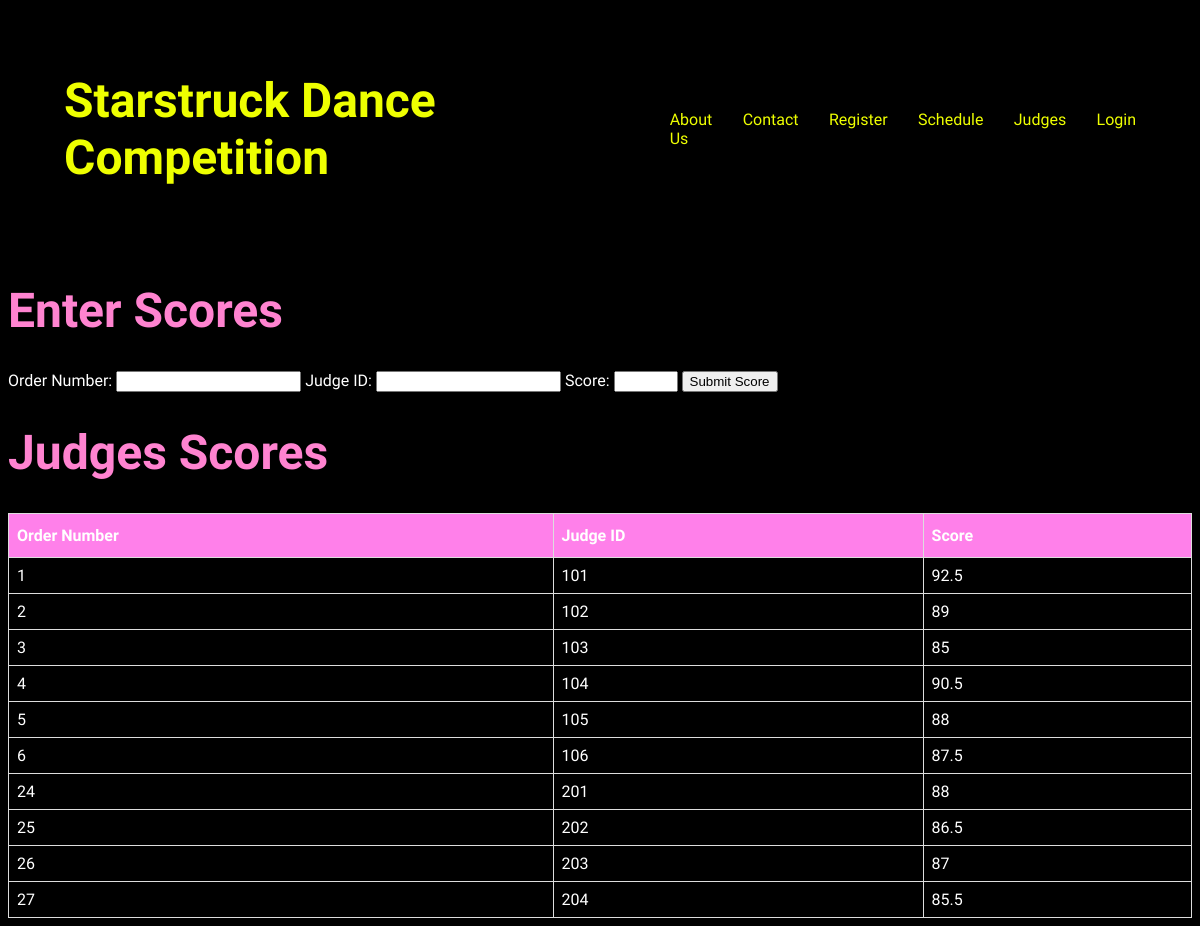
Screenshot of /judges with the database file from the repository.
### tables this page shows
CREATE TABLE Judges_Score (
    order_num INT,
    judge_id INT,
    score DECIMAL(5, 2),
    PRIMARY KEY (order_num, judge_id),
    FOREIGN KEY (order_num) REFERENCES Piece(order_num)
);

### starstruck.py (the view)
@app.route('/judges')
def judges():
    db = get_db()
    cursor = db.cursor()
    cursor.execute("SELECT * FROM Judges_Score")
    judges = cursor.fetchall()  # Fetches all rows from the Judges_Score table
    return render_template('judges.html', judges=judges)

### starstruck.py (called while the page is built)
def get_db():
    db = getattr(g, '_database', None)
    if db is None:
        db = g._database = sqlite3.connect(DATABASE)
    return db

@app.teardown_appcontext
def close_connection(exception):
    db = getattr(g, '_database', None)
    if db is not None:
        db.close()

### templates/judges.html (shortened to what this page needs)
<!DOCTYPE html>
<html lang="en">
  <head>
    <link rel="stylesheet" href="{{ url_for('static', filename='css/styles.css') }}">
    <link
      rel="stylesheet"
      href="https://cdnjs.cloudflare.com/ajax/libs/animate.css/4.1.1/animate.min.css"
    />
  </head>
    <nav>
        <h1>
            <a href="/">Starstruck Dance Competition</a>
        </h1>
        <ul class="navigation bar">
            <a href="about" class="nav-link">About Us</a>
            <a href="contact" class="nav-link">Contact</a>
            <a href="register_studio" class="nav-link">Register</a>
            <a href="schedule" class="nav-link">Schedule</a>
            <a href="judges" class="nav-link">Judges</a>
            <a href="login" class="nav-link">Login</a>
        </ul>
    </nav>
 <body style = "background-color: rgb(0, 0, 0);">
  <h1 style="color:rgb(255, 131, 208);">Enter Scores</h1>
    <form action="{{ url_for('add_scores') }}" method="post" style="color:rgb(255, 255, 255);">
      <label for="order_num">Order Number:</label>
        <input type="number" id="order_num" name="order_num" required>
        <label for="judge_id">Judge ID:</label>
        <input type="number" id="judge_id" name="judge_id" required>
        <label for="score">Score:</label>
        <input type="number" id="score" name="score" min="0" max="100" required>
        <input type="submit" value="Submit Score" class="btn">
    </form>
    <h1 style="color:rgb(255, 131, 208);">Judges Scores</h1>
    <table>
        <thead>
            <tr>
                <th>Order Number</th>
                <th>Judge ID</th>
                <th>Score</th>
            </tr>
        </thead>
        <tbody>
            {% for judge in judges %}
            <tr>
                <td>{{ judge[0] }}</td>
                <td>{{ judge[1] }}</td>
                <td>{{ judge[2] }}</td>
            </tr>
            {% endfor %}
        </tbody>
    </table>
</body>
</html>

### static/css/styles.css (style rules this page uses)
:root { --font-family: "Julius Sans One", regular; --normal-font: 400; --bold-font: 700; --bolder-font: 900; --bg-color: #000000; --primary-color: #eeff00; --secondary-color: #ffffff; --primary-shadow: #6a70b0; --secondary-shadow: #a1bde5; --bottom-margin: 0.5rem; --bottom-margin-2: 1rem; --line-height: 1.7rem; --transition: 0.3s; }
html { scroll-behavior: smooth; }
ul { list-style-type: none; }
a { text-decoration: none; color: var(--primary-color); }
body { font-family: var(--font-family); }
nav { position: sticky; top: 0; left: 0; z-index: 1; display: flex; align-items: center; justify-content: space-between; padding: 1.5rem 3.5rem; background-color: var(--bg-color); box-shadow: 0 3px 5px rgba(0, 0, 0, 0.1) }
nav h1 { color: var(--primary-color); }
nav a { color: var(--primary-color); transition: var(--transition); }
nav ul { display: flex; gap: 1.9rem; }

### templates/judges.html (style rules this page uses)
h1 { font-size: 48px; }
table { width: 100%; border-collapse: collapse; }
th, td { border: 1px solid #ddd; padding: 8px; color: #ffffff; }
th { padding-top: 12px; padding-bottom: 12px; text-align: left; background-color: rgb(255, 128, 234); color: white; }

### rows the page displays
Judges_Score: order_num "1", judge "101", score "92.5"
Judges_Score: order_num "2", judge "102", score "89"
Judges_Score: order_num "3", judge "103", score "85"
Judges_Score: order_num "4", judge "104", score "90.5"
Judges_Score: order_num "5", judge "105", score "88"
Judges_Score: order_num "6", judge "106", score "87.5"
Judges_Score: order_num "24", judge "201", score "88"
Judges_Score: order_num "25", judge "202", score "86.5"
Judges_Score: order_num "26", judge "203", score "87"
Judges_Score: order_num "27", judge "204", score "85.5"
